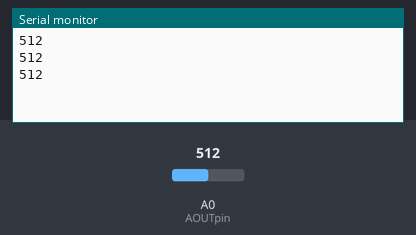
The sketch below on a simulated Arduino Uno, built with avr-gcc and run on an emulated ATmega328P. Parts: the last lines printed to the serial monitor. Inputs (shaded band) come from the test bench; at power-on: A0 (AOUTpin) = 512.

Above: at 1.3 s.
1.4 s: A0 (AOUTpin) set to 716
At 1.9 s:
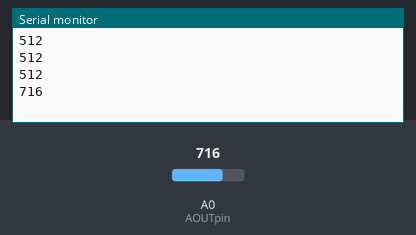
2.9 s: A0 (AOUTpin) set to 900
At 3.4 s:
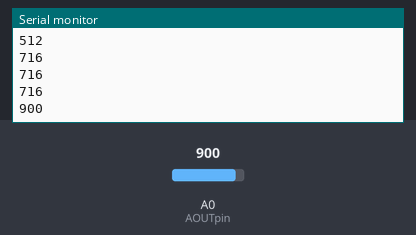
Timing chart, 0 to 5.9 s (numbered marks = the images above; inputs shaded):
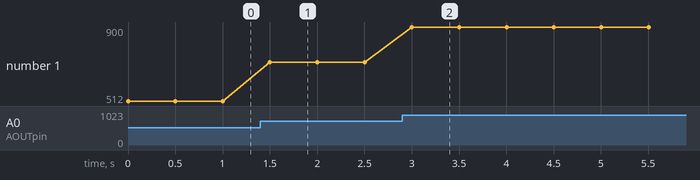

Measured:
- after the input at 1.4 s, the serial monitor: prints a new line after 0.10 s (image 1)
- after the input at 2.9 s, the serial monitor: prints a new line after 0.10 s (image 2)
- plotted number 1: 512 → 716 after the input at 1.4 s, 716 → 900 after the input at 2.9 s

The sketch:

sensor.ino
```cpp
//Código para el sensor MQ-7
//Definición de puertos de entrada
const int AOUTpin=0;//Conexión al puerto Analogico A0 - Sensor salida Analogica
const int DOUTpin=8;//Conexión al puerto Digital D8 - Sensor Salida Digital
// declaración de variables, tipo de dato: entero
int value;
// con el método setup, se configuran los parámetros del hardware
void setup() {
Serial.begin(115200);//Configura la tasa de transferencia (baut rate)
pinMode(DOUTpin, INPUT);//Establecemos el puerto D8  como entrada de datos
}
// El método loop se va a ejecutar siempre, entonces las sentencias que estén dentro del, se ejecutarán una y otra vez
void loop()
{
value= analogRead(AOUTpin);//Se lee el nivel de CO en el sensor y se entrega a traves del puerto analogico al sistema embebido
Serial.println(value);//Imprimimos el valor de la medida obtenida a través de comunicación serial
delay(500);//retraso de 500 mS, cada medio segundo toma una medida
}
```
